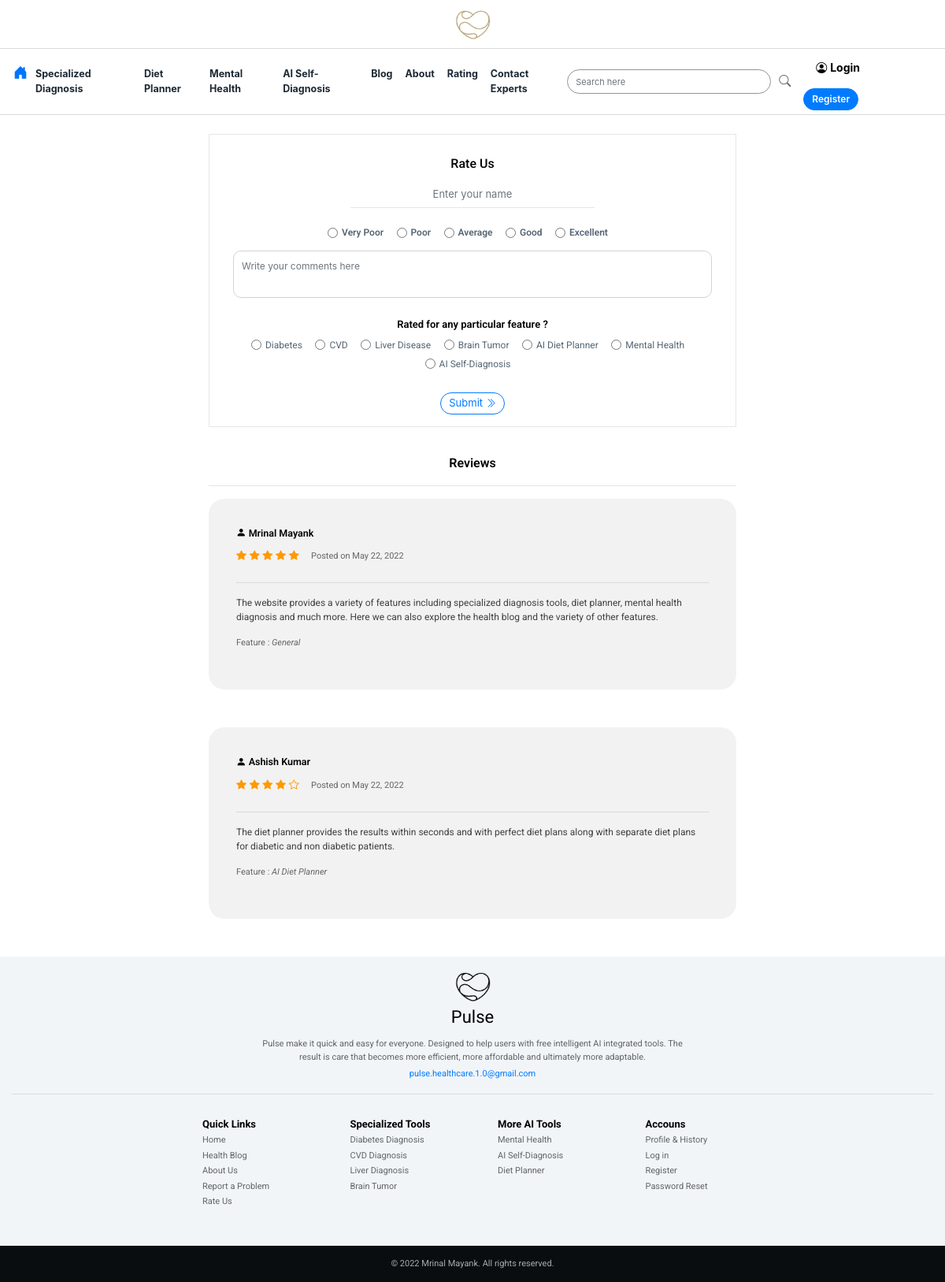
/rating/, run on the app's committed database.
### MAINAPP/models.py (models this page shows, shortened)
class Rating(models.Model):
	rating_user = models.CharField(max_length= 300 ,blank=True)
	rating_tool=models.CharField(max_length =300 ,blank=True)
	rating_parameter=models.CharField(max_length =100 ,blank=True)
	rating_message = models.TextField(blank=True)
	rating_time=models.DateField(blank=True,default=timezone.now)

### MAINAPP/views.py (the view, shortened to what this page needs)
# urls.py: path('rating/', views.rating,name='rating'),
def rating(request):
	reviews=Rating.objects.all()
	context = {'reviews':reviews}
	return render(request, 'MAINAPP/rating.html', context)

### templates/MAINAPP/rating.html (shortened to what this page needs)
{%  extends 'MAINAPP/home.html' %}
{% load static %}
{% block content %}
<br>
<div class="bground1 container col-lg-7">
  <div class="container" style="border:1px solid #e6e6e6 ;padding:15px 30px 15px 30px ;">
    <p style="font-size:16px;font-weight:500;color:black;font-family: 'Roboto', sans-serif;text-align:center;margin:10px;" >Rate Us</p>
    <form class=""  method="POST" enctype="multipart/form-data" action ="{% url 'rating' %}">
      {% if not user.is_authenticated %}
      <div class="container col-lg-7" style="padding:0px 22px 20px 22px ;">
        <input type="text" class="form-control shadow-none "name="user" placeholder="Enter your name"style=" border:0px;border-bottom:1px solid  #e6e6e6 ; border-radius:0px;font-size:13px;color:black;text-align:center;" required>
      </div>
      {% endif %}
      <div class="text-center" style="margin-bottom:10px;">
      <div class="form-check form-check-inline"><input class="form-check-input" value="1" type="radio" name="rating_parameter" id="rating1" required><label style="font-size:12px;color:#566573 ;font-weight:600;font-family: 'Roboto', sans-serif;"class="form-check-label"  for="rating1">Very Poor</label></div>
      <div class="form-check form-check-inline"><input class="form-check-input" value="2" type="radio" name="rating_parameter" id="rating2" required><label style="font-size:12px;color:#566573 ;font-weight:600;font-family: 'Roboto', sans-serif;"class="form-check-label"  for="rating2">Poor</label></div>
      <div class="form-check form-check-inline"><input class="form-check-input" value="3" type="radio" name="rating_parameter" id="rating3" required><label style="font-size:12px;color:#566573 ;font-weight:600;font-family: 'Roboto', sans-serif;"class="form-check-label"  for="rating3">Average</label></div>
      <div class="form-check form-check-inline"><input class="form-check-input" value="4" type="radio" name="rating_parameter" id="rating4"required ><label style="font-size:12px;color:#566573 ;font-weight:600;font-family: 'Roboto', sans-serif;"class="form-check-label"  for="rating4">Good</label></div>
      <div class="form-check form-check-inline"><input class="form-check-input" value="5" type="radio" name="rating_parameter" id="rating5" required><label style="font-size:12px;color:#566573 ;font-weight:600;font-family: 'Roboto', sans-serif;"class="form-check-label"  for="rating5">Excellent</label></div>
      </div>
      <div class="text-center">
      <textarea class="form-control" name="rating_message" placeholder="Write your comments here" id="id_reviewer_message" style="width:100%;height:60px;font-size:12px;padding:10px;border-radius:10px;overflow:hidden;resize: none;" required></textarea>
      </div>
      <br>
      <div class="text-center">
      <p style="font-size:13px;font-weight:600;color:black;font-family: 'Roboto', sans-serif;margin-bottom:5px;text-align:center">Rated for any particular feature ?</p>
      <div class="form-check form-check-inline"><input class="form-check-input" value="Diabetes Diagnosis" type="radio" name="rating_tool" id="tool1" ><label style="font-size:12px;color:#566573 ;font-weight:400;font-family: 'Roboto', sans-serif;"class="form-check-label"  for="tool1">Diabetes</label></div>
      <div class="form-check form-check-inline"><input class="form-check-input" value="CVD Diagnosis" type="radio" name="rating_tool" id="tool2"><label style="font-size:12px;color:#566573 ;font-weight:400;font-family: 'Roboto', sans-serif;"class="form-check-label"  for="tool2">CVD</label></div>
      <div class="form-check form-check-inline"><input class="form-check-input" value="Liver Diagnosis" type="radio" name="rating_tool" id="tool3"><label style="font-size:12px;color:#566573 ;font-weight:400;font-family: 'Roboto', sans-serif;"class="form-check-label"  for="tool3">Liver Disease</label></div>
      <div class="form-check form-check-inline"><input class="form-check-input" value="Brain Tumor Diagnosis" type="radio" name="rating_tool" id="tool4"><label style="font-size:12px;color:#566573 ;font-weight:400;font-family: 'Roboto', sans-serif;"class="form-check-label"  for="tool4">Brain Tumor</label></div>
      <div class="form-check form-check-inline"><input class="form-check-input" value="AI Diet Planner" type="radio" name="rating_tool" id="tool5" ><label style="font-size:12px;color:#566573 ;font-weight:400;font-family: 'Roboto', sans-serif;"class="form-check-label"  for="tool5">AI Diet Planner</label></div>
      <div class="form-check form-check-inline"><input class="form-check-input" value="Mental Health" type="radio" name="rating_tool" id="tool6" ><label style="font-size:12px;color:#566573 ;font-weight:400;font-family: 'Roboto', sans-serif;"class="form-check-label"  for="tool6">Mental Health</label></div>
      <div class="form-check form-check-inline"><input class="form-check-input" value="AI Self-Diagnosis" type="radio" name="rating_tool" id="tool7" ><label style="font-size:12px;color:#566573 ;font-weight:400;font-family: 'Roboto', sans-serif;"class="form-check-label"  for="tool7">AI Self-Diagnosis</label></div>
      </div>
      <br>
      <div class="text-center">
        <button type="submit" class="btn btn-outline-primary" style="border-radius:50px;font-weight:400;font-size:13px;border-width:1px;padding:3px 10px 3px 10px">Submit <i class="bi bi-chevron-double-right"></i> </button>
      </div>
      </form>
  </div>
  <br>
      <p style="font-size:16px;font-weight:600;color:black;font-family: 'Roboto', sans-serif;text-align:center;margin:10px;" >Reviews</p>
      <hr>
{% for i in reviews %}
<div class="" style="padding:35px;border-radius:20px;background:#f2f2f2">
  <p style="font-size:12.5px;font-weight:600;color:black;font-family: 'Roboto', sans-serif;margin-bottom:5px;"><i class="bi bi-person-fill"></i> {{i.rating_user}}</p>
  {% if i.rating_parameter == '5' %}
  <label style="font-size:13px;color:#ff9900"><i class="bi bi-star-fill"></i> <i class="bi bi-star-fill"></i> <i class="bi bi-star-fill"></i> <i class="bi bi-star-fill"></i> <i class="bi bi-star-fill"></i></label>
  {% elif i.rating_parameter == '4' %}
  <label style="font-size:13px;color:#ff9900"><i class="bi bi-star-fill"></i> <i class="bi bi-star-fill"></i> <i class="bi bi-star-fill"></i> <i class="bi bi-star-fill"></i> <i class="bi bi-star"></i></label>
  {% elif i.rating_parameter == '3' %}
  <label style="font-size:13px;color:#ff9900"><i class="bi bi-star-fill"></i> <i class="bi bi-star-fill"></i> <i class="bi bi-star-fill"></i> <i class="bi bi-star"></i> <i class="bi bi-star"></i></label>
  {% elif i.rating_parameter == '2' %}
  <label style="font-size:13px;color:#ff9900"><i class="bi bi-star-fill"></i> <i class="bi bi-star-fill"></i> <i class="bi bi-star"></i> <i class="bi bi-star"></i> <i class="bi bi-star"></i></label>
  {% elif i.rating_parameter == '1' %}
  <label style="font-size:13px;color:#ff9900"><i class="bi bi-star-fill"></i> <i class="bi bi-star"></i> <i class="bi bi-star"></i> <i class="bi bi-star"></i> <i class="bi bi-star"></i></label>
  {% endif %}
  <label style="font-size:11px;font-weight:400;color:	 #666666;font-family: 'Roboto', sans-serif;">&nbsp &nbsp Posted on {{i.rating_time}}</label>
  <hr>
  <p style="font-size:12px;font-weight:400;color:#404040;font-family: 'Roboto', sans-serif;">{{i.rating_message}}</p>
    <p style="font-size:11px;font-weight:400;color:#666666;font-family: 'Roboto', sans-serif;">Feature : <i>{{i.rating_tool}}</i></p>
</div>
<br><br>
{% endfor %}
</div>
{% endblock content %}

### static/css/main.css (style rules this page uses)
.bground1,.loginwindow { animation: fadeInAnimation ease 4s; animation-iteration-count: 1; animation-fill-mode: backwards; }

### data on the page
Rating: rating_user "Mrinal Mayank", rating_parameter "5" (drawn), rating_time "May 22, 2022", rating_message "The website provides a variety of features including specialized diagnosis tools, diet planner, mental health diagnosis and much more. Here we can also explore the health blog and the variety of other features.", rating_tool "General"
Rating: rating_user "Ashish Kumar", rating_parameter "4" (drawn), rating_time "May 22, 2022", rating_message "The diet planner provides the results within seconds and with perfect diet plans along with separate diet plans for diabetic and non diabetic patients.", rating_tool "AI Diet Planner"
